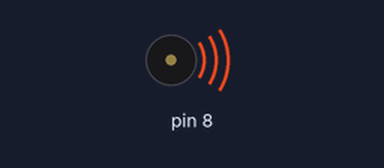
Recording of a sketch running on a simulated Arduino Uno, built with avr-gcc and run on an emulated ATmega328P. Shown: buzzer (waves = sounding). What the sketch prints to the serial monitor is not drawn.

Above: at 0.5 s.
Timing chart, 0 to 22.1 s (numbered marks = the images above):
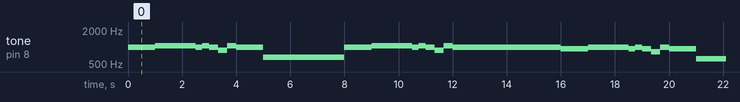

Measured:
- by itself, tone on pin 8: plays 988 Hz for 1.0 s, 1047 Hz for 1.5 s, 988 Hz for 0.25 s, 1047 Hz for 0.25 s, 988 Hz for 0.33 s, 880 Hz for 0.33 s … (135 notes in this stretch)

The sketch:

test_passive_buzzer.ino
```cpp
#include "pitches.h"

#define VIN 9
// notes in the melody:

class Note {
public:
    Note(int, unsigned long);
    int pitch;
    unsigned long length;
};
Note::Note(int pitch, unsigned long length) {
    this->pitch=pitch;this->length=length;
}

int bpm = 120;
int beat_length = 1000/(bpm/60);

unsigned long lengths[] = {
    0,
    beat_length*4,
    beat_length*2,
    beat_length*4/3,
    beat_length,
    beat_length*4/5,
    beat_length*4/6,
    beat_length*4/7,
    beat_length/2
};
Note song[] = {
    Note(NOTE_B5, lengths[2]),
    Note(NOTE_C6, lengths[4]*3),
    Note(NOTE_B5, lengths[8]),
    Note(NOTE_C6, lengths[8]),
    Note(NOTE_B5, lengths[6]),
    Note(NOTE_A5, lengths[6]),
    Note(NOTE_C6, lengths[6]),
    Note(NOTE_B5, lengths[2]),
    Note(NOTE_E5, lengths[2]*3),
    Note(NOTE_B5, lengths[2]),
    Note(NOTE_C6, lengths[4]*3),
    Note(NOTE_B5, lengths[8]),
    Note(NOTE_C6, lengths[8]),
    Note(NOTE_B5, lengths[6]),
    Note(NOTE_A5, lengths[6]),
    Note(NOTE_C6, lengths[6]),
    Note(NOTE_B5, lengths[1]*2),

    Note(NOTE_AS5, lengths[2]),
    Note(NOTE_B5, lengths[4]*3),
    Note(NOTE_AS5, lengths[8]),
    Note(NOTE_B5, lengths[8]),
    Note(NOTE_AS5, lengths[6]),
    Note(NOTE_GS5, lengths[6]),
    Note(NOTE_B5, lengths[6]),
    Note(NOTE_AS5, lengths[2]),
    Note(NOTE_DS5, lengths[2]*3),
    Note(NOTE_AS5, lengths[2]),
    Note(NOTE_B5, lengths[4]*3),
    Note(NOTE_AS5, lengths[8]),
    Note(NOTE_B5, lengths[8]),
    Note(NOTE_AS5, lengths[6]),
    Note(NOTE_GS5, lengths[6]),
    Note(NOTE_B5, lengths[6]),
    Note(NOTE_AS5, lengths[1]*2),
};
 void setup() {
//    pinMode(VIN, OUTPUT)
//    digitalWrite(VIN, LOW);
    Serial.begin(9600);
}

void loop() {
  for (int thisNote = 0; thisNote < (sizeof(song)/sizeof(*song)); thisNote++) {
    Serial.println(song[thisNote].pitch);
    Serial.println(song[thisNote].length);
    // pin8 output the voice, every scale is 0.5 sencond
    tone(8, song[thisNote].pitch, song[thisNote].length);
    // Output the voice after several minutes
    delay(song[thisNote].length);
  }

  // restart after two seconds
  delay(2000);
}
```
